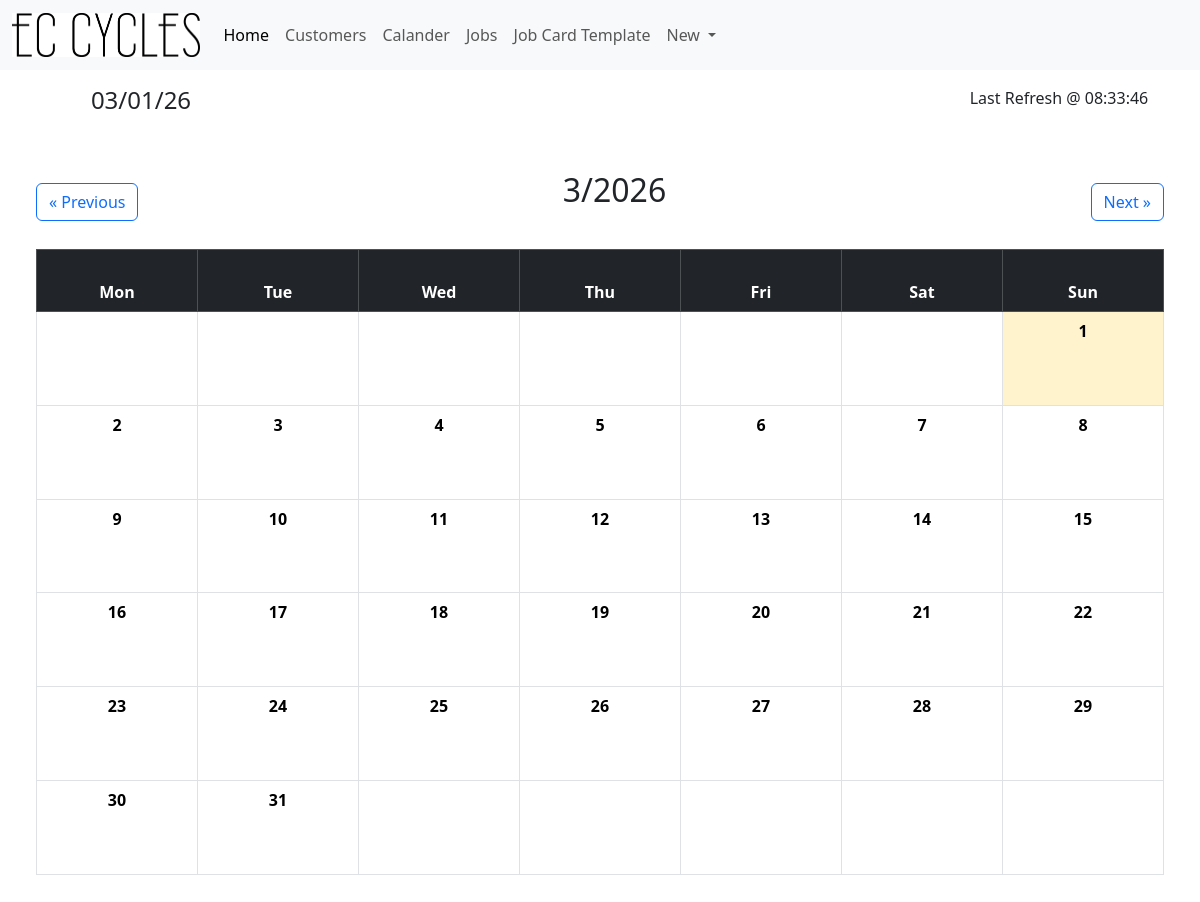
/calendar, run on an earlier commit of the app's database.
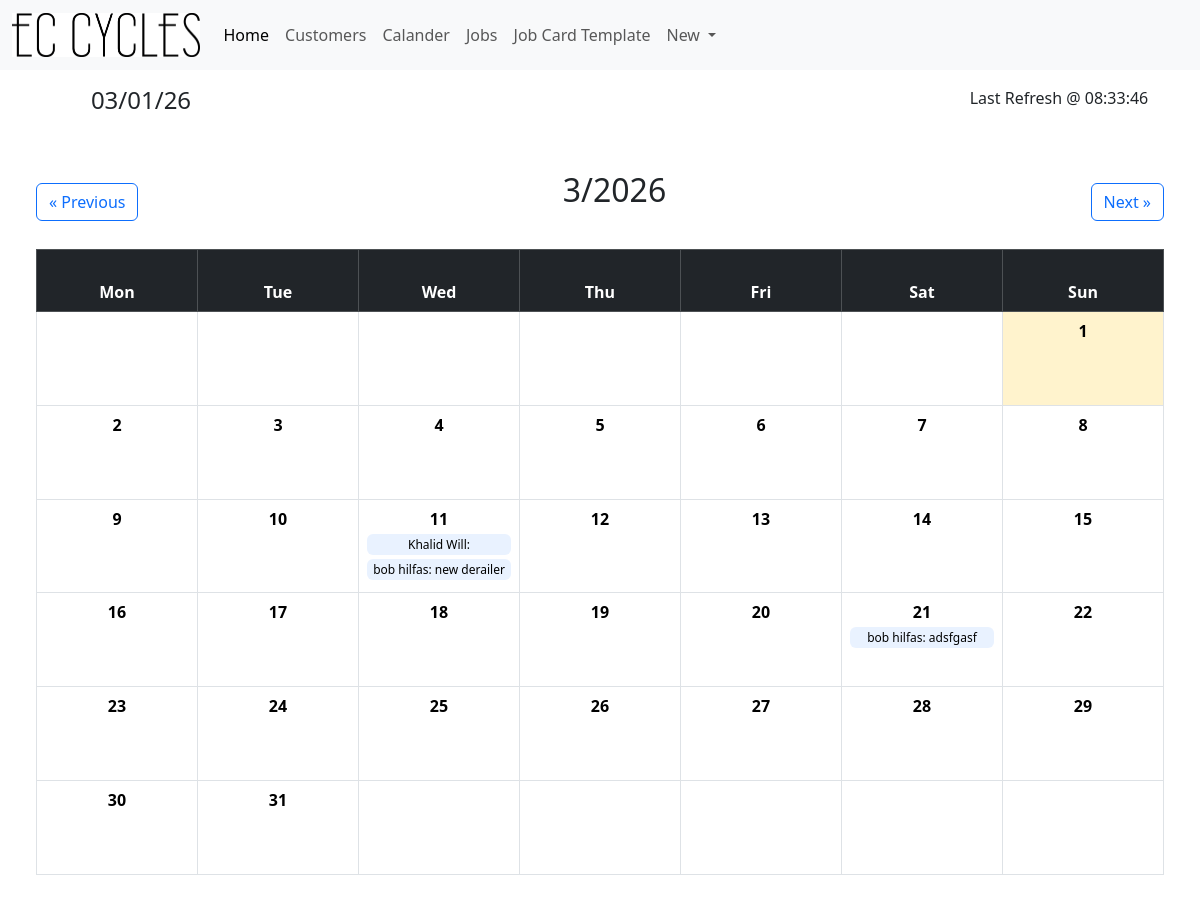
And on a later commit of the database.
### tables this page shows
CREATE TABLE "Jobs" (
	"JobID"	INTEGER NOT NULL UNIQUE,
	"Cust_ID"	INTEGER NOT NULL,
	"BikeBrand"	TEXT,
	"BikeModel"	TEXT,
	"JobDetails"	TEXT,
	"DueDate"	DATE ,
	PRIMARY KEY("JobID" AUTOINCREMENT)
);

CREATE TABLE "Customers" (
	"Cust_ID"	INTEGER NOT NULL UNIQUE,
	"CustFName"	TEXT NOT NULL,
	"CustLName"	TEXT,
	"CustAddress"	TEXT,
	"CustPNumber"	INTEGER,
	"CustEmail"	INTEGER,
	"CustDetails"	TEXT,
	PRIMARY KEY("Cust_ID" AUTOINCREMENT)
);

### app.py (the view)
@app.route('/calendar', methods=['GET'])
def calendar_view():
    time = time_gen()
    year = request.args.get('year', type=int)
    month = request.args.get('month', type=int)
    today_dt = datetime.datetime.now()
    if not year or not month:
        year = today_dt.year
        month = today_dt.month
    today = today_dt.day if year == today_dt.year and month == today_dt.month else None
    cal = calendar.monthcalendar(year, month)
    conn = get_db_conn()
    cursor = conn.execute("""
        SELECT jobs.*, Customers.CustFName, Customers.CustLName
        FROM Jobs
        INNER JOIN Customers ON Customers.Cust_ID = Jobs.Cust_ID
        WHERE strftime('%Y', DueDate) = ? AND strftime('%m', DueDate) = ?
    """, (str(year), f"{month:02d}"))
    jobs = cursor.fetchall()
    conn.close()
    job_dict = {}
    for job in jobs:
        job_day = int(job["DueDate"].split("-")[2])
        lines = job["JobDetails"].splitlines()
        second_line = lines[1] if len(lines) > 1 else ""  # second line only
        job_copy = dict(job)
        job_copy["JobDetails"] = second_line
        if job_day not in job_dict:
            job_dict[job_day] = []
        job_dict[job_day].append(job_copy)
    prev_month = month - 1
    prev_year = year
    if prev_month == 0:
        prev_month = 12
        prev_year -= 1
    next_month = month + 1
    next_year = year
    if next_month == 13:
        next_month = 1
        next_year += 1
    return render_template(
        "calendar.html",
        calendar=cal,
        year=year,
        month=month,
        today=today,
        jobs=job_dict,
        time=time,
        prev_month=prev_month,
        prev_year=prev_year,
        next_month=next_month,
        next_year=next_year
    )

### app.py (called while the page is built)
def time_gen():
    time_dict = {"":""}
    day_info = datetime.datetime.now()
    date = day_info.strftime("%x")
    time = day_info.strftime("%X")
    time_dict["Date"] = date
    time_dict["Time"] = time
    return time_dict

def get_db_conn():
    conn = sqlite3.connect('JobCards.db')
    conn.row_factory = sqlite3.Row
    return conn

### Templates/calendar.html (shortened to what this page needs)
{% extends 'base.html' %}
{% block content %}
<div class="p-5 vh-100 d-flex flex-column">
    <div class="d-flex justify-content-between align-items-center mb-3">
    <a class="btn btn-outline-primary" href="{{ url_for('calendar_view', year=prev_year, month=prev_month) }}">
        &laquo; Previous
    </a>
    <h2 class="text-center mb-4">{{ month }}/{{ year }}</h2>
    <a class="btn btn-outline-primary" href="{{ url_for('calendar_view', year=next_year, month=next_month) }}">
        Next &raquo;
    </a>
    </div>
    <div class="flex-fill">
        <table class="table table-bordered text-center align-middle w-100 h-100">
            <thead class="table-dark">
                <tr>
                    <th>Mon</th>
                    <th>Tue</th>
                    <th>Wed</th>
                    <th>Thu</th>
                    <th>Fri</th>
                    <th>Sat</th>
                    <th>Sun</th>
                </tr>
            </thead>
            <tbody>
                {% for week in calendar %}
                <tr>
                    {% for day in week %}
                        {% if day == 0 %}
                            <td></td>
                        {% else %}
                            <td class="{% if day == today %}today{% endif %}"
                                onclick="window.location.href='{{ url_for('jobs_by_day', year=year, month=month, day=day) }}'">
                                <div class="fw-bold">{{ day }}</div>
                                {% if day in jobs %}
                                    {% for job in jobs[day] %}
                                        <div class="small"
                                             onclick="event.stopPropagation(); window.location.href='{{ url_for('ViewJobCard', id=job['JobID']) }}'">
                                            {{ job['CustFName'] }} {{ job['CustLName'] }}: {{ job['JobDetails'] }}
                                        </div>
                                    {% endfor %}
                                {% endif %}
                            </td>
                        {% endif %}
                    {% endfor %}
                </tr>
                {% endfor %}
            </tbody>
        </table>
    </div>
</div>
{% endblock %}

What changed in the data, as far as the page shows it:
added Jobs: CustFName "Khalid", CustLName "Will", shown under "11"
added Jobs: CustFName "bob", CustLName "hilfas", JobDetails "new derailer", shown under "11"
added Jobs: CustFName "bob", CustLName "hilfas", JobDetails "adsfgasf", shown under "21"
